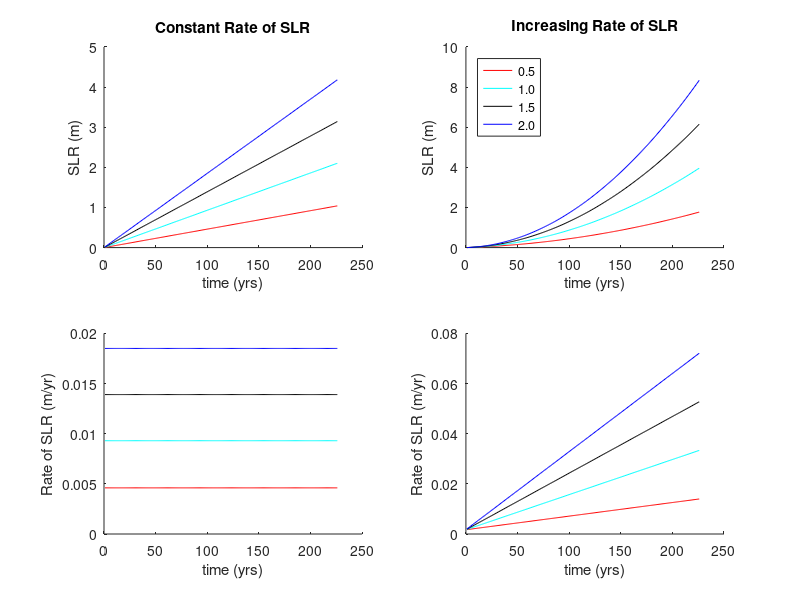

The MATLAB source for this figure:
% plot sea level rise for longer timeline than 2100 using SERDP curves
t = 1:226; % 500 years
colors = {'r','c','k','b'};

% increasing;  % increasing sea level rise scenarios (SERDP table 3.4)
a = 1.7e-3;

Bb(1) = 2.71262e-5;     % Scenario 0.5
Bb(2) = 6.9993141e-5;   % Scenario 1.0
Bb(3) = 1.12860082e-4;  % Scenario 1.5
Bb(4) = 1.55727023e-4;  % Scenario 2.0

for k = 1:length(Bb)
SLR_i(k,:) = a*t+Bb(k).*t.^2;   % sea level rise
RSLR_i(k,:) = a+2*Bb(k).*t;     % rate of smeea level rise
end

subplot(2,2,2)
hold on
for k = 1:4
plot(t,SLR_i(k,:),colors{k})
end
xlabel('time (yrs)')
ylabel('SLR (m)')
legend('0.5','1.0','1.5','2.0','location','northwest')
title('Increasing Rate of SLR')

subplot(2,2,4)
hold on
for k = 1:4
plot(t,RSLR_i(k,:),colors{k})
end
xlabel('time (yrs)')
ylabel('Rate of SLR (m/yr)')
%%

% constant;        % constant sea level rise scenarios
b=0.000; % If b=0 constant sea-level rise

Aa(1) = 0.0046; % Scenario 0.5 (1992 - 2100)
Aa(2) = 0.0093; % Scenario 1.0 (1992 - 2100)
Aa(3) = 0.0139; % Scenario 1.5 (1992 - 2100)
Aa(4) = 0.0185; % Scenario 2.0 (1992 - 2100)

for k = 1:length(Aa)
SLR_c(k,:) = Aa(k)*t+b.*t.^2;   % sea level rise
RSLR_c(k,:) = Aa(k)+2*b.*t;     % rate of sea level rise
end


subplot(2,2,1)
hold on
for k = 1:4
plot(t,SLR_c(k,:),colors{k})
end
xlabel('time (yrs)')
ylabel('SLR (m)')
% legend('0.5','1.0','1.5','2.0','location','northwest')
title('Constant Rate of SLR')

subplot(2,2,3)
hold on
for k = 1:4
plot(t,RSLR_c(k,:),colors{k})
end
xlabel('time (yrs)')
ylabel('Rate of SLR (m/yr)')

for k = 1:4
meanRSLR_i(k) = mean(RSLR_i(k,:));
meanRSLR_c(k) = mean(RSLR_c(k,:));
end

% figure()
% for k = 1:4
% scatter(t,RSLR_c(k,:),colors{k})
% end
% xlabel('time (yrs)')
% ylabel('Rate of SLR (m/yr)')


